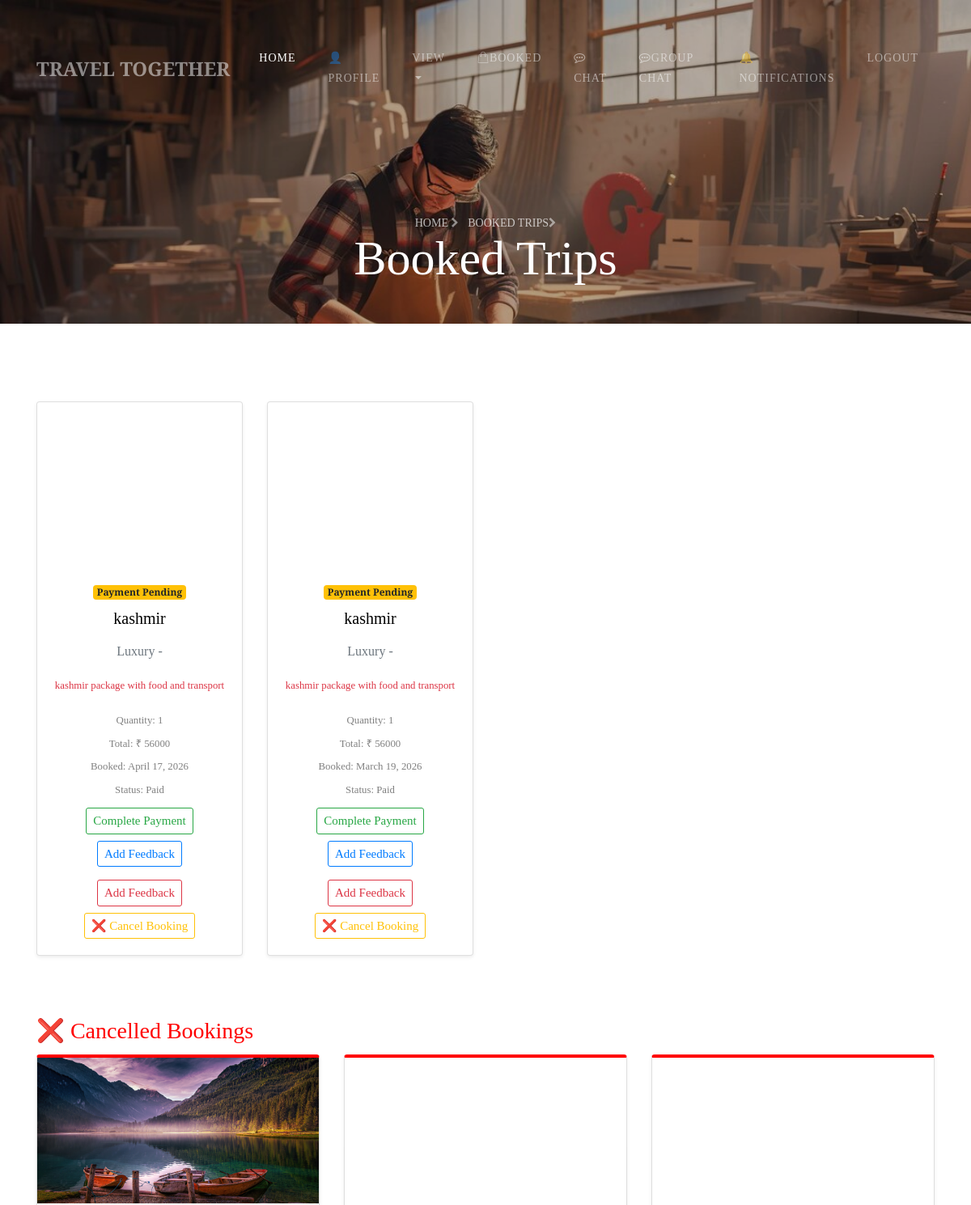
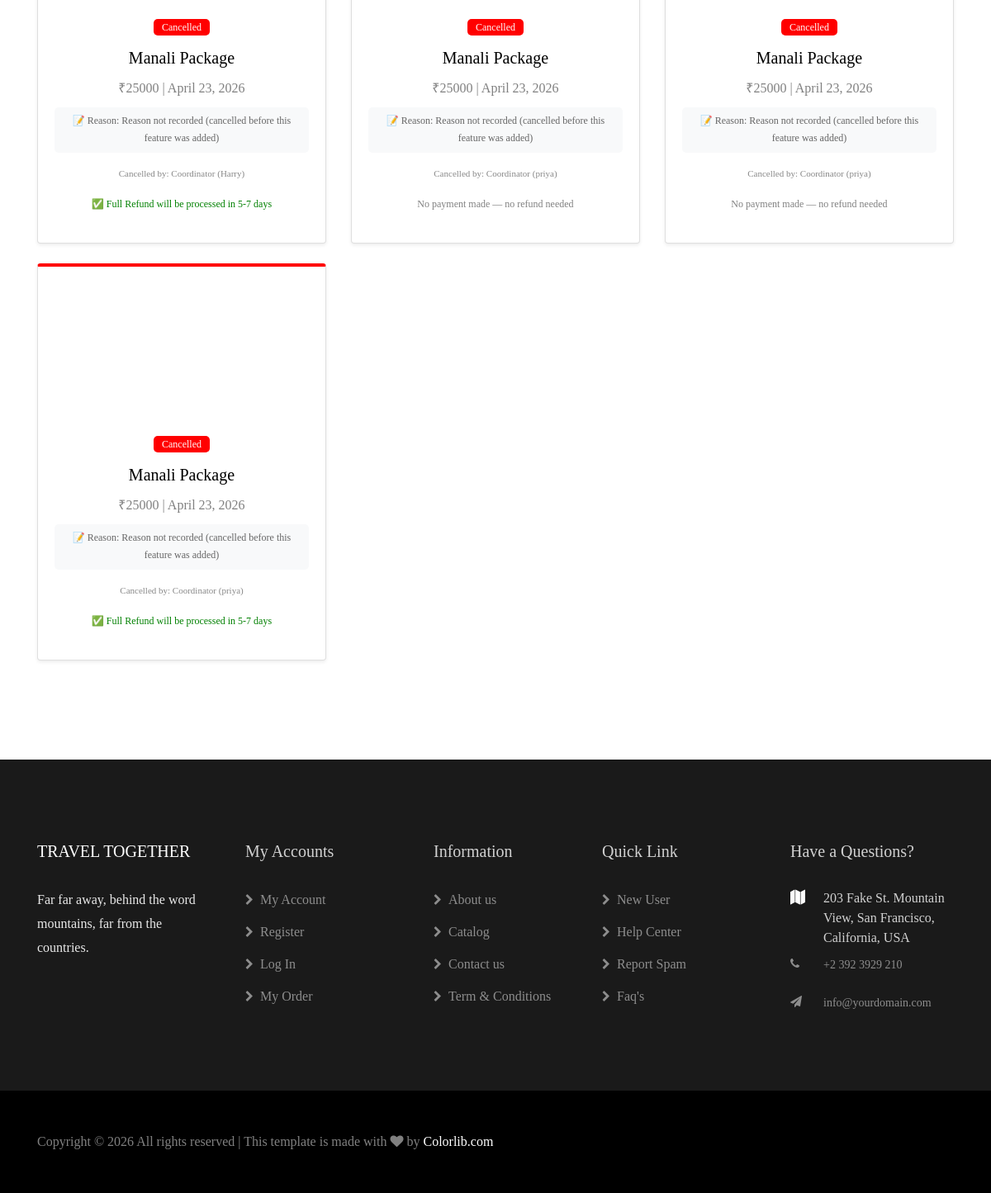
/viewOrders/ (signed in), run on the app's committed database (2 pictures, top to bottom).
### CraftifyApp/models.py (models this page shows, shortened)
class Cart(models.Model):
    uid = models.ForeignKey(User, on_delete=models.CASCADE)
    pid = models.ForeignKey(Products, on_delete=models.CASCADE)
    quantity = models.IntegerField()
    price = models.IntegerField()
    status = models.CharField(max_length=100, default="InCart")
    date = models.DateField(auto_now=True, null=True)
    name=models.CharField(max_length=100,null=True)
    email=models.EmailField(max_length=100,null=True)
    state=models.CharField(max_length=100,null=True)
    pincode=models.IntegerField(null=True)
    address=models.CharField(max_length=300,null=True)
    completedpay=models.IntegerField(null=True)
    proof = models.ImageField(upload_to='image/', null=True, blank=True)
    cancellation_reason = models.CharField(max_length=500, null=True, blank=True)
    cancelled_by = models.CharField(max_length=100, null=True, blank=True)

class Products(models.Model):
    name = models.CharField(max_length=100)
    category = models.CharField(max_length=100)
    price = models.IntegerField()
    color = models.CharField(max_length=100)
    qty = models.IntegerField()
    image = models.ImageField(upload_to="image")
    desc = models.CharField(max_length=300)
    status = models.CharField(max_length=100, default="Pending")
    artistId = models.ForeignKey(Artist, on_delete=models.CASCADE, null=True)
    tripday = models.DateField(null = True)
    uploaded = models.DateField(auto_now_add=True,null = True)

### CraftifyApp/views.py (the view)
# urls.py: path('viewOrders/', views.viewOrders),
def viewOrders(request):
    uid = request.session["uid"]
    orderData = Cart.objects.filter(Q(uid_id__loginid__id=uid) & Q(status="Paid")).order_by("-date")
    cancelledData = Cart.objects.filter(Q(uid_id__loginid__id=uid) & Q(status="Cancelled")).order_by("-date")
    fdbkData = Feedback.objects.filter(uid__loginid=uid)
    id_list = fdbkData.values_list("oid__pid", flat=True)
    return render(request, "USER/viewOrders.html", {"orderData": orderData, "id_list": id_list, "cancelledData": cancelledData}
    )

### templates/USER/viewOrders.html (shortened to what this page needs)
{% extends 'USER/userBase.html' %}
{% block header %}
<section class="hero-wrap hero-wrap-2" style="background-image: url('../static/images/bg_2.jpg');"
    data-stellar-background-ratio="0.5">
    <div class="overlay"></div>
    <div class="container">
        <div class="row no-gutters slider-text align-items-end justify-content-center">
            <div class="col-md-9 ftco-animate mb-5 text-center">
                <p class="breadcrumbs mb-0"><span class="mr-2"><a href="/userHome">Home <i
                                class="fa fa-chevron-right"></i></a></span> <span>Booked Trips<i
                            class="fa fa-chevron-right"></i></span></p>
                <h2 class="mb-0 bread">Booked Trips</h2>
            </div>
        </div>
    </div>
</section>
<section class="ftco-section">
    <div class="container">
        <div class="row">
            {% for i in orderData %}
            {% if i.completedpay == 1 %}
            <div class="col-lg-3 col-md-6 col-sm-12 mb-4">
                <div class="card h-100 shadow-sm">
                    <div class="card-img-top d-flex align-items-center justify-content-center" style="height: 200px; background-image: url('/media/{{i.pid.image}}'); background-size: cover; background-position: center; background-repeat: no-repeat;"></div>
                    <div class="card-body text-center">
                        <span class="badge badge-success mb-2">Payment Completed</span>
                        <h5 class="card-title">{{i.pid.name}}</h5>
                        <p class="text-muted">{{i.pid.category}} - {{ i.tripday }}</p>
                        <p class="text-danger small">{{i.pid.desc}}</p>
                        <div class="mb-2">
                            <small>Quantity: {{ i.quantity }}</small><br>
                            <small>Total: &#8377; {{ i.price }}</small><br>
                            <small>Booked: {{ i.date }}</small><br>
                            <small>Status: {{ i.status }}</small>
                        </div>
                        {% if i.pid_id not in id_list %}
                        <a href="/addFeedback?id={{i.id}}" class="btn btn-outline-primary btn-sm">Add Feedback</a>
                        {% endif %}
                    </div>
                </div>
            </div>
            {% else %}
            <div class="col-lg-3 col-md-6 col-sm-12 mb-4">
                <div class="card h-100 shadow-sm">
                    <div class="card-img-top d-flex align-items-center justify-content-center" style="height: 200px; background-image: url('/media/{{i.pid.image}}'); background-size: cover; background-position: center; background-repeat: no-repeat;"></div>
                    <div class="card-body text-center">
                        <span class="badge badge-warning mb-2">Payment Pending</span>
                        <h5 class="card-title">{{i.pid.name}}</h5>
                        <p class="text-muted">{{i.pid.category}} - {{ i.tripday }}</p>
                        <p class="text-danger small">{{i.pid.desc}}</p>
                        <div class="mb-2">
                            <small>Quantity: {{ i.quantity }}</small><br>
                            <small>Total: &#8377; {{ i.price }}</small><br>
                            <small>Booked: {{ i.date }}</small><br>
                            <small>Status: {{ i.status }}</small>
                        </div>
                        <a href="/paymentForms?id={{i.id}}" class="btn btn-outline-success btn-sm mb-2">Complete Payment</a>
                        {% if i.pid_id not in id_list %}
                        <a href="/addFeedback?id={{i.id}}" class="btn btn-outline-primary btn-sm">Add Feedback</a>
                        {% if i.pid_id not in id_list %}
                        <a href="/addFeedback?id={{i.id}}" class="btn btn-outline-danger btn-sm mt-3">Add Feedback</a>
                       {% endif %}
                       <a href="/cancelBooking/?id={{i.id}}"
                         class="btn btn-outline-warning btn-sm mt-2">❌ Cancel Booking</a>
                        {% endif %}
                    </div>
                </div>
            </div>
            {% endif %}
            {% endfor %}
        {% if cancelledData %}
      <div class="container mt-5">
      <h3 style="color:red;">❌ Cancelled Bookings</h3>
       <div class="row">
         {% for i in cancelledData %}
           <div class="col-md-4 mb-4">
            <div class="card shadow-sm" style="border-top: 4px solid red;">
                <div style="height:180px; background-image: url('/media/{{i.pid.image}}'); background-size:cover; background-position:center;"></div>
                <div class="card-body text-center">
                    <span style="background:red; color:white; padding:3px 10px; border-radius:5px; font-size:12px;">Cancelled</span>
                    <h5 style="margin-top:8px;">{{i.pid.name}}</h5>
                    <p style="margin:2px 0;">₹{{ i.price }} | {{ i.date }}</p>
                    {% if i.cancellation_reason %}
                    <p style="font-size:12px; color:#666; background:#f8f9fa; padding:6px; border-radius:5px; margin-top:8px;">
                        📝 Reason: {{ i.cancellation_reason }}
                    </p>
                    {% endif %}
                    {% if i.cancelled_by %}
                    <p style="font-size:11px; color:#888;">
                        Cancelled by: <strong>{{ i.cancelled_by }}</strong>
                    </p>
                    {% endif %}
                    {% if i.completedpay == 1 %}
                    <p style="color:green; font-size:12px;">✅ Full Refund will be processed in 5-7 days</p>
                    {% elif i.status == "Paid" %}
                    <p style="color:orange; font-size:12px;">⚠️ Partial Refund will be processed in 5-7 days</p>
                    {% else %}
                    <p style="color:gray; font-size:12px;">No payment made — no refund needed</p>
                    {% endif %}
                </div>
            </div>
          </div>
        {% endfor %}
         </div>
        </div>
        {% endif %}
        </div>
    </div>
</section>
{% endblock %}

### data on the page
Cart: pid.name "kashmir", pid.category "Luxury", pid.desc "kashmir package with food and transport", quantity "1", price "56000", date "April 17, 2026", status "Paid"
Cart: pid.name "kashmir", pid.category "Luxury", pid.desc "kashmir package with food and transport", quantity "1", price "56000", date "March 19, 2026", status "Paid"
Cart: pid.image (picture), pid.name "Manali Package", price "25000", date "April 23, 2026", cancellation_reason "Reason not recorded (cancelled before this feature was added)", cancelled_by "Coordinator (Harry)", shows "✅ Full Refund will be processed in 5-7 days"
Cart: pid.name "Manali Package", price "25000", date "April 23, 2026", cancellation_reason "Reason not recorded (cancelled before this feature was added)", cancelled_by "Coordinator (priya)", status "No payment made — no refund needed"
Cart: pid.name "Manali Package", price "25000", date "April 23, 2026", cancellation_reason "Reason not recorded (cancelled before this feature was added)", cancelled_by "Coordinator (priya)", status "No payment made — no refund needed"
Cart: pid.name "Manali Package", price "25000", date "April 23, 2026", cancellation_reason "Reason not recorded (cancelled before this feature was added)", cancelled_by "Coordinator (priya)", shows "✅ Full Refund will be processed in 5-7 days"
